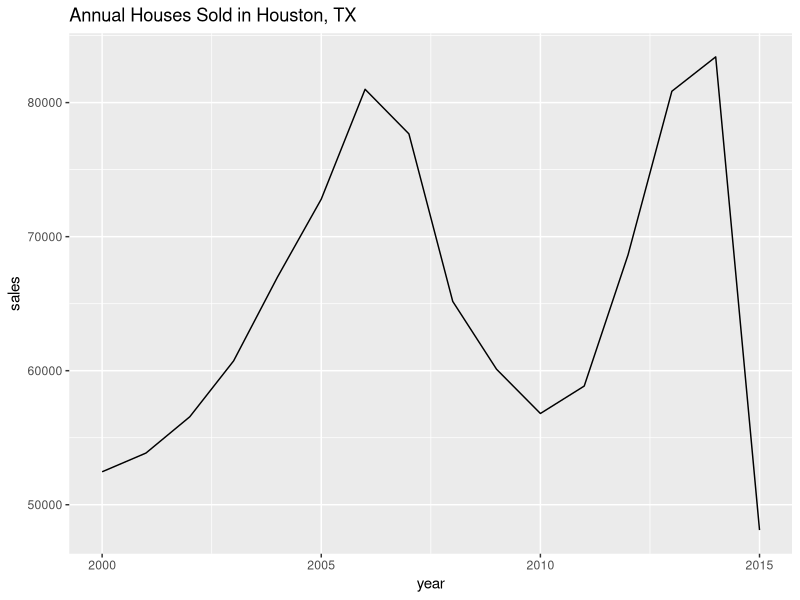
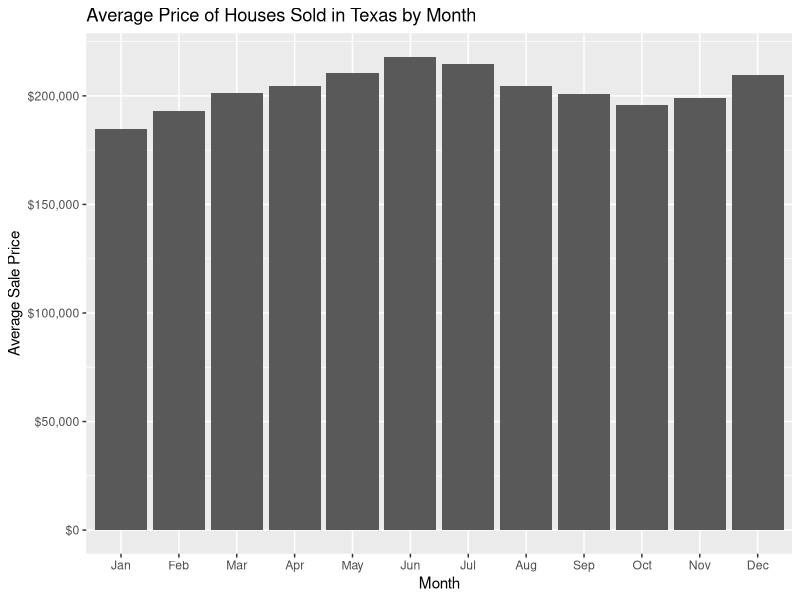
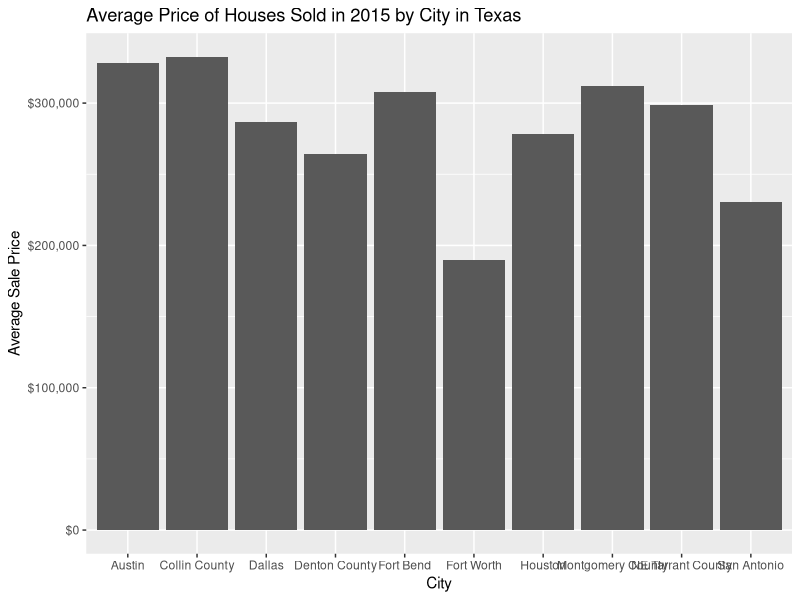

The R source for these figures, in order:
## ---- chunk 1
if(!require("tidyverse")) install.packages("tidyverse")
library(tidyverse)
txhousing |> 
  filter(city=="Houston") |> 
  group_by(year) |> 
  summarize(sales=sum(sales)) |> 
  ggplot(aes(x=year, y=sales)) + 
    geom_line() + 
    ggtitle("Annual Houses Sold in Houston, TX")
## ---- chunk 2
if(!require("tidyverse")) install.packages("tidyverse")
library(tidyverse)
txhousing |> 
   filter(city=="Houston") |> 
    group_by(month) |> 
    summarize(avg_price=sum(volume) / sum(sales)) |> 
    mutate(month=factor(month.abb[month], 
                 levels=month.abb, ordered=TRUE)) |>
    ggplot(aes(x=month, y=avg_price)) + 
    geom_bar(stat="identity") + 
    ggtitle("Average Price of Houses Sold in Texas by Month") + 
    xlab("Month") + 
    ylab("Average Sale Price") + 
    scale_y_continuous(labels = scales::dollar)

## ---- chunk 3
1 + 1

if(!require("tidyverse")) install.packages("tidyverse")
library(tidyverse)
txhousing |> filter(year==2015) |> 
    group_by(city) |> 
    summarize(avg_price=sum(volume) / sum(sales),
              num_sales=sum(sales)) |> 
    slice_max(num_sales, n=10) |>
    ggplot(aes(x=city, y=avg_price)) + 
    geom_bar(stat="identity") + 
    ggtitle("Average Price of Houses Sold in 2015 by City in Texas") + 
    xlab("City") + 
    ylab("Average Sale Price") + 
    scale_y_continuous(labels = scales::dollar)
